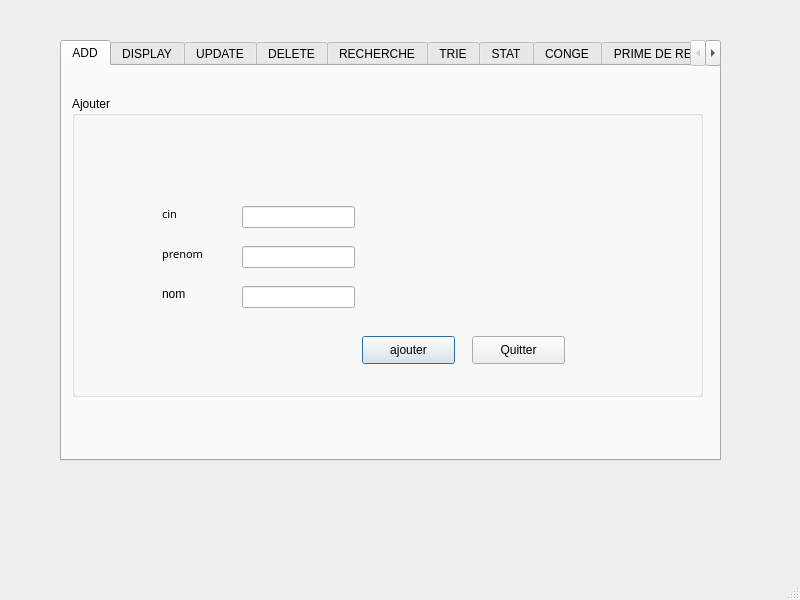
<?xml version="1.0" encoding="UTF-8"?>
<ui version="4.0">
 <class>MainWindow</class>
 <widget class="QMainWindow" name="MainWindow">
  <property name="geometry">
   <rect>
    <x>0</x>
    <y>0</y>
    <width>800</width>
    <height>600</height>
   </rect>
  </property>
  <property name="windowTitle">
   <string>MainWindow</string>
  </property>
  <widget class="QWidget" name="centralwidget">
   <widget class="QTabWidget" name="tabAjouter">
    <property name="geometry">
     <rect>
      <x>60</x>
      <y>40</y>
      <width>661</width>
      <height>421</height>
     </rect>
    </property>
    <property name="styleSheet">
     <string notr="true"/>
    </property>
    <property name="currentIndex">
     <number>0</number>
    </property>
    <widget class="QWidget" name="tab_2">
     <attribute name="title">
      <string>ADD</string>
     </attribute>
     <widget class="QGroupBox" name="groupBox">
      <property name="geometry">
       <rect>
        <x>10</x>
        <y>30</y>
        <width>631</width>
        <height>301</height>
       </rect>
      </property>
      <property name="title">
       <string>Ajouter</string>
      </property>
      <widget class="QLabel" name="label">
       <property name="geometry">
        <rect>
         <x>90</x>
         <y>110</y>
         <width>56</width>
         <height>16</height>
        </rect>
       </property>
       <property name="font">
        <font>
         <family>Segoe Print</family>
         <pointsize>8</pointsize>
         <weight>50</weight>
         <italic>false</italic>
         <bold>false</bold>
        </font>
       </property>
       <property name="text">
        <string>cin</string>
       </property>
      </widget>
      <widget class="QLabel" name="label_2">
       <property name="geometry">
        <rect>
         <x>90</x>
         <y>150</y>
         <width>56</width>
         <height>16</height>
        </rect>
       </property>
       <property name="font">
        <font>
         <family>Segoe Print</family>
         <pointsize>8</pointsize>
         <weight>50</weight>
         <italic>false</italic>
         <bold>false</bold>
        </font>
       </property>
       <property name="text">
        <string>prenom</string>
       </property>
       <property name="wordWrap">
        <bool>false</bool>
       </property>
      </widget>
      <widget class="QLabel" name="label_3">
       <property name="geometry">
        <rect>
         <x>90</x>
         <y>190</y>
         <width>56</width>
         <height>16</height>
        </rect>
       </property>
       <property name="text">
        <string>nom</string>
       </property>
      </widget>
      <widget class="QLineEdit" name="lineEditCin">
       <property name="geometry">
        <rect>
         <x>170</x>
         <y>110</y>
         <width>113</width>
         <height>22</height>
        </rect>
       </property>
       <property name="maxLength">
        <number>8</number>
       </property>
      </widget>
      <widget class="QLineEdit" name="lineEdit_pren">
       <property name="geometry">
        <rect>
         <x>170</x>
         <y>150</y>
         <width>113</width>
         <height>22</height>
        </rect>
       </property>
      </widget>
      <widget class="QLineEdit" name="lineEdit_nom">
       <property name="geometry">
        <rect>
         <x>170</x>
         <y>190</y>
         <width>113</width>
         <height>22</height>
        </rect>
       </property>
      </widget>
      <widget class="QPushButton" name="ajouter">
       <property name="geometry">
        <rect>
         <x>290</x>
         <y>240</y>
         <width>93</width>
         <height>28</height>
        </rect>
       </property>
       <property name="styleSheet">
        <string notr="true"/>
       </property>
       <property name="text">
        <string>ajouter</string>
       </property>
       <property name="default">
        <bool>true</bool>
       </property>
       <property name="flat">
        <bool>false</bool>
       </property>
      </widget>
      <widget class="QPushButton" name="quitter_ajout">
       <property name="geometry">
        <rect>
         <x>400</x>
         <y>240</y>
         <width>93</width>
         <height>28</height>
        </rect>
       </property>
       <property name="text">
        <string>Quitter</string>
       </property>
      </widget>
     </widget>
     <widget class="QLabel" name="label_12">
      <property name="geometry">
       <rect>
        <x>-14</x>
        <y>-6</y>
        <width>741</width>
        <height>411</height>
       </rect>
      </property>
      <property name="text">
       <string/>
      </property>
      <property name="pixmap">
       <pixmap>../../../../Desktop/minimalism-colorful-beehive-patterns-texture-wallpaper-preview.jpg</pixmap>
      </property>
     </widget>
     <widget class="QLabel" name="label_8">
      <property name="enabled">
       <bool>true</bool>
      </property>
      <property name="geometry">
       <rect>
        <x>-210</x>
        <y>320</y>
        <width>931</width>
        <height>451</height>
       </rect>
      </property>
      <property name="autoFillBackground">
       <bool>false</bool>
      </property>
      <property name="text">
       <string/>
      </property>
      <property name="pixmap">
       <pixmap>../../../../Desktop/272913746_990774311522570_960516843833593149_n.jpg</pixmap>
      </property>
     </widget>
     <zorder>label_12</zorder>
     <zorder>groupBox</zorder>
     <zorder>label_8</zorder>
    </widget>
    <widget class="QWidget" name="tab">
     <attribute name="title">
      <string>DISPLAY</string>
     </attribute>
     <widget class="QGroupBox" name="groupBox_4">
      <property name="geometry">
       <rect>
        <x>30</x>
        <y>40</y>
        <width>591</width>
        <height>301</height>
       </rect>
      </property>
      <property name="title">
       <string>afficher</string>
      </property>
      <widget class="QPushButton" name="afficher">
       <property name="geometry">
        <rect>
         <x>400</x>
         <y>250</y>
         <width>93</width>
         <height>28</height>
        </rect>
       </property>
       <property name="text">
        <string>Afficher</string>
       </property>
      </widget>
      <widget class="QTableView" name="tableView">
       <property name="geometry">
        <rect>
         <x>20</x>
         <y>40</y>
         <width>501</width>
         <height>192</height>
        </rect>
       </property>
       <property name="styleSheet">
        <string notr="true"/>
       </property>
      </widget>
      <widget class="QLabel" name="label_9">
       <property name="enabled">
        <bool>true</bool>
       </property>
       <property name="geometry">
        <rect>
         <x>-120</x>
         <y>-130</y>
         <width>1371</width>
         <height>611</height>
        </rect>
       </property>
       <property name="autoFillBackground">
        <bool>false</bool>
       </property>
       <property name="text">
        <string/>
       </property>
       <property name="pixmap">
        <pixmap>../../../../Desktop/272913746_990774311522570_960516843833593149_n.jpg</pixmap>
       </property>
      </widget>
      <zorder>label_9</zorder>
      <zorder>afficher</zorder>
      <zorder>tableView</zorder>
     </widget>
     <widget class="QLabel" name="label_13">
      <property name="geometry">
       <rect>
        <x>-70</x>
        <y>-100</y>
        <width>831</width>
        <height>571</height>
       </rect>
      </property>
      <property name="text">
       <string/>
      </property>
      <property name="pixmap">
       <pixmap>../../../../Desktop/minimalism-colorful-beehive-patterns-texture-wallpaper-preview.jpg</pixmap>
      </property>
     </widget>
     <zorder>label_13</zorder>
     <zorder>groupBox_4</zorder>
    </widget>
    <widget class="QWidget" name="tab_5">
     <attribute name="title">
      <string>UPDATE</string>
     </attribute>
     <widget class="QGroupBox" name="groupBox_2">
      <property name="geometry">
       <rect>
        <x>20</x>
        <y>30</y>
        <width>591</width>
        <height>301</height>
       </rect>
      </property>
      <property name="title">
       <string>Modifier</string>
      </property>
      <widget class="QLabel" name="label_4">
       <property name="geometry">
        <rect>
         <x>90</x>
         <y>110</y>
         <width>56</width>
         <height>16</height>
        </rect>
       </property>
       <property name="text">
        <string>cin</string>
       </property>
      </widget>
      <widget class="QLabel" name="label_5">
       <property name="geometry">
        <rect>
         <x>90</x>
         <y>150</y>
         <width>56</width>
         <height>16</height>
        </rect>
       </property>
       <property name="text">
        <string>prenom</string>
       </property>
      </widget>
      <widget class="QLabel" name="label_6">
       <property name="geometry">
        <rect>
         <x>90</x>
         <y>190</y>
         <width>56</width>
         <height>16</height>
        </rect>
       </property>
       <property name="text">
        <string>nom</string>
       </property>
      </widget>
      <widget class="QLineEdit" name="lineEditCin_modif">
       <property name="geometry">
        <rect>
         <x>170</x>
         <y>110</y>
         <width>113</width>
         <height>22</height>
        </rect>
       </property>
       <property name="maxLength">
        <number>8</number>
       </property>
      </widget>
      <widget class="QLineEdit" name="lineEdit_pren_modif">
       <property name="geometry">
        <rect>
         <x>170</x>
         <y>150</y>
         <width>113</width>
         <height>22</height>
        </rect>
       </property>
      </widget>
      <widget class="QLineEdit" name="lineEdit_nom_modif">
       <property name="geometry">
        <rect>
         <x>170</x>
         <y>190</y>
         <width>113</width>
         <height>22</height>
        </rect>
       </property>
      </widget>
      <widget class="QPushButton" name="modifier">
       <property name="geometry">
        <rect>
         <x>470</x>
         <y>260</y>
         <width>93</width>
         <height>28</height>
        </rect>
       </property>
       <property name="text">
        <string>modifier</string>
       </property>
      </widget>
      <widget class="QLabel" name="label_11">
       <property name="enabled">
        <bool>true</bool>
       </property>
       <property name="geometry">
        <rect>
         <x>170</x>
         <y>-420</y>
         <width>1171</width>
         <height>551</height>
        </rect>
       </property>
       <property name="autoFillBackground">
        <bool>false</bool>
       </property>
       <property name="text">
        <string/>
       </property>
       <property name="pixmap">
        <pixmap>../../../../Desktop/272913746_990774311522570_960516843833593149_n.jpg</pixmap>
       </property>
       <property name="textInteractionFlags">
        <set>Qt::NoTextInteraction</set>
       </property>
      </widget>
     </widget>
     <widget class="QLabel" name="label_14">
      <property name="geometry">
       <rect>
        <x>-40</x>
        <y>-160</y>
        <width>1171</width>
        <height>711</height>
       </rect>
      </property>
      <property name="text">
       <string/>
      </property>
      <property name="pixmap">
       <pixmap>../../../../Desktop/minimalism-colorful-beehive-patterns-texture-wallpaper-preview.jpg</pixmap>
      </property>
     </widget>
     <zorder>label_14</zorder>
     <zorder>groupBox_2</zorder>
    </widget>
    <widget class="QWidget" name="tab_3">
     <attribute name="title">
      <string>DELETE</string>
     </attribute>
     <widget class="QGroupBox" name="groupBox_3">
      <property name="geometry">
       <rect>
        <x>30</x>
        <y>40</y>
        <width>591</width>
        <height>301</height>
       </rect>
      </property>
      <property name="title">
       <string>supprimer</string>
      </property>
      <widget class="QLabel" name="label_7">
       <property name="geometry">
        <rect>
         <x>110</x>
         <y>160</y>
         <width>56</width>
         <height>16</height>
        </rect>
       </property>
       <property name="styleSheet">
        <string notr="true">background-color: rgb(255, 255, 255);</string>
       </property>
       <property name="text">
        <string>cin</string>
       </property>
      </widget>
      <widget class="QLineEdit" name="lineEditCin_supp">
       <property name="geometry">
        <rect>
         <x>210</x>
         <y>160</y>
         <width>113</width>
         <height>22</height>
        </rect>
       </property>
       <property name="text">
        <string/>
       </property>
       <property name="maxLength">
        <number>8</number>
       </property>
      </widget>
      <widget class="QPushButton" name="supprimer">
       <property name="geometry">
        <rect>
         <x>450</x>
         <y>260</y>
         <width>93</width>
         <height>28</height>
        </rect>
       </property>
       <property name="font">
        <font>
         <family>Segoe Print</family>
         <pointsize>8</pointsize>
         <weight>50</weight>
         <italic>false</italic>
         <bold>false</bold>
         <strikeout>false</strikeout>
        </font>
       </property>
       <property name="text">
        <string>supprimer</string>
       </property>
      </widget>
     </widget>
     <widget class="QLabel" name="label_10">
      <property name="enabled">
       <bool>true</bool>
      </property>
      <property name="geometry">
       <rect>
        <x>-80</x>
        <y>20</y>
        <width>1221</width>
        <height>471</height>
       </rect>
      </property>
      <property name="autoFillBackground">
       <bool>false</bool>
      </property>
      <property name="text">
       <string/>
      </property>
      <property name="pixmap">
       <pixmap>../../../../Desktop/272913746_990774311522570_960516843833593149_n.jpg</pixmap>
      </property>
     </widget>
     <widget class="QLabel" name="label_15">
      <property name="geometry">
       <rect>
        <x>-10</x>
        <y>-20</y>
        <width>741</width>
        <height>411</height>
       </rect>
      </property>
      <property name="text">
       <string/>
      </property>
      <property name="pixmap">
       <pixmap>../../../../Desktop/minimalism-colorful-beehive-patterns-texture-wallpaper-preview.jpg</pixmap>
      </property>
     </widget>
     <zorder>label_15</zorder>
     <zorder>label_10</zorder>
     <zorder>groupBox_3</zorder>
    </widget>
    <widget class="QWidget" name="tab_7">
     <attribute name="title">
      <string>RECHERCHE</string>
     </attribute>
     <widget class="QPushButton" name="rechercher">
      <property name="geometry">
       <rect>
        <x>310</x>
        <y>60</y>
        <width>93</width>
        <height>31</height>
       </rect>
      </property>
      <property name="text">
       <string>Rechercher</string>
      </property>
     </widget>
     <widget class="QTableView" name="tableView_rechercher">
      <property name="geometry">
       <rect>
        <x>110</x>
        <y>120</y>
        <width>451</width>
        <height>192</height>
       </rect>
      </property>
     </widget>
     <widget class="QLineEdit" name="lineEdit_rechercher">
      <property name="geometry">
       <rect>
        <x>130</x>
        <y>60</y>
        <width>141</width>
        <height>31</height>
       </rect>
      </property>
     </widget>
    </widget>
    <widget class="QWidget" name="tab_4">
     <attribute name="title">
      <string>TRIE</string>
     </attribute>
     <widget class="QGroupBox" name="groupBox_5">
      <property name="geometry">
       <rect>
        <x>20</x>
        <y>30</y>
        <width>601</width>
        <height>331</height>
       </rect>
      </property>
      <property name="title">
       <string>Trier</string>
      </property>
      <widget class="QTableView" name="tableView_tri">
       <property name="geometry">
        <rect>
         <x>20</x>
         <y>30</y>
         <width>461</width>
         <height>241</height>
        </rect>
       </property>
      </widget>
      <widget class="QPushButton" name="pushButton_TriASC">
       <property name="geometry">
        <rect>
         <x>490</x>
         <y>50</y>
         <width>93</width>
         <height>28</height>
        </rect>
       </property>
       <property name="text">
        <string>Tri ASC</string>
       </property>
      </widget>
      <widget class="QPushButton" name="pushButton_TriDESC">
       <property name="geometry">
        <rect>
         <x>490</x>
         <y>130</y>
         <width>93</width>
         <height>28</height>
        </rect>
       </property>
       <property name="text">
        <string>Tri DESC</string>
       </property>
      </widget>
      <widget class="QPushButton" name="pushButton_3">
       <property name="geometry">
        <rect>
         <x>490</x>
         <y>220</y>
         <width>93</width>
         <height>28</height>
        </rect>
       </property>
       <property name="text">
        <string>Quitter</string>
       </property>
      </widget>
     </widget>
    </widget>
    <widget class="QWidget" name="tab_6">
     <attribute name="title">
      <string>STAT</string>
     </attribute>
     <widget class="QPushButton" name="pushButton">
      <property name="geometry">
       <rect>
        <x>250</x>
        <y>170</y>
        <width>93</width>
        <height>28</height>
       </rect>
      </property>
      <property name="text">
       <string>Afficher stat</string>
      </property>
     </widget>
    </widget>
    <widget class="QWidget" name="tab_8">
     <attribute name="title">
      <string>CONGE</string>
     </attribute>
     <widget class="QLineEdit" name="lineEdit_3">
      <property name="geometry">
       <rect>
        <x>280</x>
        <y>70</y>
        <width>113</width>
        <height>22</height>
       </rect>
      </property>
     </widget>
     <widget class="QLabel" name="label_18">
      <property name="geometry">
       <rect>
        <x>200</x>
        <y>70</y>
        <width>56</width>
        <height>16</height>
       </rect>
      </property>
      <property name="text">
       <string>cin</string>
      </property>
     </widget>
     <widget class="QLineEdit" name="lineEdit_4">
      <property name="geometry">
       <rect>
        <x>140</x>
        <y>140</y>
        <width>113</width>
        <height>22</height>
       </rect>
      </property>
     </widget>
     <widget class="QLineEdit" name="lineEdit_5">
      <property name="geometry">
       <rect>
        <x>500</x>
        <y>140</y>
        <width>113</width>
        <height>22</height>
       </rect>
      </property>
     </widget>
     <widget class="QLabel" name="label_19">
      <property name="geometry">
       <rect>
        <x>60</x>
        <y>140</y>
        <width>71</width>
        <height>20</height>
       </rect>
      </property>
      <property name="text">
       <string>date depart</string>
      </property>
     </widget>
     <widget class="QLabel" name="label_20">
      <property name="geometry">
       <rect>
        <x>420</x>
        <y>140</y>
        <width>56</width>
        <height>16</height>
       </rect>
      </property>
      <property name="text">
       <string>date fin</string>
      </property>
     </widget>
     <widget class="QPushButton" name="pushButton_2">
      <property name="geometry">
       <rect>
        <x>540</x>
        <y>290</y>
        <width>93</width>
        <height>28</height>
       </rect>
      </property>
      <property name="text">
       <string>appliquer</string>
      </property>
     </widget>
    </widget>
    <widget class="QWidget" name="tab_9">
     <attribute name="title">
      <string>PRIME DE RENDEMENT</string>
     </attribute>
     <widget class="QLineEdit" name="lineEdit">
      <property name="geometry">
       <rect>
        <x>90</x>
        <y>60</y>
        <width>113</width>
        <height>22</height>
       </rect>
      </property>
     </widget>
     <widget class="QLabel" name="label_16">
      <property name="geometry">
       <rect>
        <x>10</x>
        <y>60</y>
        <width>56</width>
        <height>16</height>
       </rect>
      </property>
      <property name="text">
       <string>cin</string>
      </property>
     </widget>
     <widget class="QLineEdit" name="lineEdit_2">
      <property name="geometry">
       <rect>
        <x>90</x>
        <y>150</y>
        <width>113</width>
        <height>22</height>
       </rect>
      </property>
     </widget>
     <widget class="QLabel" name="label_17">
      <property name="geometry">
       <rect>
        <x>10</x>
        <y>160</y>
        <width>56</width>
        <height>16</height>
       </rect>
      </property>
      <property name="text">
       <string>prime</string>
      </property>
     </widget>
     <widget class="QPushButton" name="ajouter_prime">
      <property name="geometry">
       <rect>
        <x>380</x>
        <y>260</y>
        <width>93</width>
        <height>28</height>
       </rect>
      </property>
      <property name="text">
       <string>Ajouter prime</string>
      </property>
     </widget>
    </widget>
   </widget>
  </widget>
  <widget class="QMenuBar" name="menubar">
   <property name="geometry">
    <rect>
     <x>0</x>
     <y>0</y>
     <width>800</width>
     <height>26</height>
    </rect>
   </property>
  </widget>
  <widget class="QStatusBar" name="statusbar"/>
 </widget>
 <resources/>
 <connections/>
</ui>
